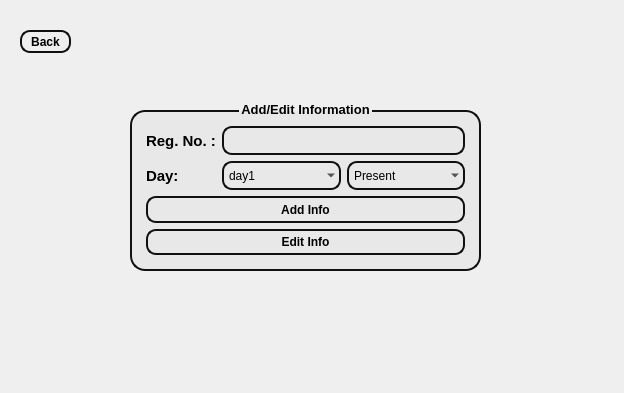
<?xml version="1.0" encoding="UTF-8"?>
<ui version="4.0">
 <class>attendance_add_edit</class>
 <widget class="QMainWindow" name="attendance_add_edit">
  <property name="geometry">
   <rect>
    <x>0</x>
    <y>0</y>
    <width>624</width>
    <height>393</height>
   </rect>
  </property>
  <property name="windowTitle">
   <string>MainWindow</string>
  </property>
  <property name="styleSheet">
   <string notr="true">QGroupBox {
    border: 2px solid rgb(16, 16, 16);
    border-radius: 15px;
    margin-top: 10px; 
    background-color:rgb(232, 232, 232);
    padding: 5px;
 
}

</string>
  </property>
  <widget class="QWidget" name="centralwidget">
   <widget class="QGroupBox" name="groupBox">
    <property name="geometry">
     <rect>
      <x>130</x>
      <y>100</y>
      <width>351</width>
      <height>171</height>
     </rect>
    </property>
    <property name="font">
     <font>
      <pointsize>10</pointsize>
      <bold>true</bold>
     </font>
    </property>
    <property name="title">
     <string>Add/Edit Information</string>
    </property>
    <property name="alignment">
     <set>Qt::AlignmentFlag::AlignCenter</set>
    </property>
    <layout class="QVBoxLayout" name="verticalLayout_4">
     <item>
      <layout class="QVBoxLayout" name="verticalLayout_3">
       <item>
        <layout class="QHBoxLayout" name="horizontalLayout_2">
         <item>
          <layout class="QVBoxLayout" name="verticalLayout">
           <item>
            <widget class="QLabel" name="label">
             <property name="font">
              <font>
               <pointsize>11</pointsize>
               <bold>true</bold>
              </font>
             </property>
             <property name="text">
              <string>Reg. No. :</string>
             </property>
            </widget>
           </item>
           <item>
            <widget class="QLabel" name="label_3">
             <property name="font">
              <font>
               <pointsize>11</pointsize>
               <bold>true</bold>
              </font>
             </property>
             <property name="text">
              <string>Day: </string>
             </property>
            </widget>
           </item>
          </layout>
         </item>
         <item>
          <layout class="QVBoxLayout" name="verticalLayout_2">
           <item>
            <widget class="QLineEdit" name="lineEdit_regno">
             <property name="styleSheet">
              <string notr="true">QLineEdit{
    border: 2px solid rgb(16, 16, 16);
    border-radius: 10px; 
    background-color: rgb(255, 255, 255,0);
    min-width: 8px; 
    min-height: 8px;
    padding: 5px;
    margin: 0px;
}
</string>
             </property>
             <property name="text">
              <string/>
             </property>
            </widget>
           </item>
           <item>
            <layout class="QHBoxLayout" name="horizontalLayout">
             <item>
              <widget class="QComboBox" name="comboBox_day">
               <property name="styleSheet">
                <string notr="true">QComboBox{
    border: 2px solid rgb(16, 16, 16);
    border-radius: 10px; 
    background-color:rgb(255, 255, 255,0);
    min-width: 9px; 
    min-height: 9px; 
    padding: 5px; 
    margin: 0px; 
}
</string>
               </property>
               <item>
                <property name="text">
                 <string>day1</string>
                </property>
               </item>
               <item>
                <property name="text">
                 <string>day2</string>
                </property>
               </item>
               <item>
                <property name="text">
                 <string>day3</string>
                </property>
               </item>
               <item>
                <property name="text">
                 <string>day4</string>
                </property>
               </item>
               <item>
                <property name="text">
                 <string>day5</string>
                </property>
               </item>
               <item>
                <property name="text">
                 <string>day6</string>
                </property>
               </item>
               <item>
                <property name="text">
                 <string>day7</string>
                </property>
               </item>
               <item>
                <property name="text">
                 <string>day8</string>
                </property>
               </item>
               <item>
                <property name="text">
                 <string>day9</string>
                </property>
               </item>
               <item>
                <property name="text">
                 <string>day10</string>
                </property>
               </item>
               <item>
                <property name="text">
                 <string>day11</string>
                </property>
               </item>
               <item>
                <property name="text">
                 <string>day12</string>
                </property>
               </item>
               <item>
                <property name="text">
                 <string>day13</string>
                </property>
               </item>
               <item>
                <property name="text">
                 <string>day14</string>
                </property>
               </item>
               <item>
                <property name="text">
                 <string>day15</string>
                </property>
               </item>
               <item>
                <property name="text">
                 <string>day16</string>
                </property>
               </item>
               <item>
                <property name="text">
                 <string>day17</string>
                </property>
               </item>
               <item>
                <property name="text">
                 <string>day18</string>
                </property>
               </item>
               <item>
                <property name="text">
                 <string>day19</string>
                </property>
               </item>
               <item>
                <property name="text">
                 <string>day20</string>
                </property>
               </item>
               <item>
                <property name="text">
                 <string>day21</string>
                </property>
               </item>
               <item>
                <property name="text">
                 <string>day22</string>
                </property>
               </item>
               <item>
                <property name="text">
                 <string>day23</string>
                </property>
               </item>
               <item>
                <property name="text">
                 <string>day24</string>
                </property>
               </item>
               <item>
                <property name="text">
                 <string>day25</string>
                </property>
               </item>
               <item>
                <property name="text">
                 <string>day26</string>
                </property>
               </item>
               <item>
                <property name="text">
                 <string>day27</string>
                </property>
               </item>
               <item>
                <property name="text">
                 <string>day28</string>
                </property>
               </item>
               <item>
                <property name="text">
                 <string>day29</string>
                </property>
               </item>
               <item>
                <property name="text">
                 <string>day30</string>
                </property>
               </item>
              </widget>
             </item>
             <item>
              <widget class="QComboBox" name="comboBox_day_value">
               <property name="styleSheet">
                <string notr="true">QComboBox{
    border: 2px solid rgb(16, 16, 16);
    border-radius: 10px; 
    background-color:rgb(255, 255, 255,0);
    min-width: 9px; 
    min-height: 9px; 
    padding: 5px; 
    margin: 0px; 
}
</string>
               </property>
               <item>
                <property name="text">
                 <string>Present</string>
                </property>
               </item>
               <item>
                <property name="text">
                 <string>Absent</string>
                </property>
               </item>
              </widget>
             </item>
            </layout>
           </item>
          </layout>
         </item>
        </layout>
       </item>
       <item>
        <widget class="QPushButton" name="pushButton_add">
         <property name="font">
          <font>
           <bold>true</bold>
          </font>
         </property>
         <property name="styleSheet">
          <string notr="true">QPushButton {
    border: 2px solid rgb(16, 16, 16);
    border-radius: 10px; 
    background-color:rgb(255, 255, 255,0);
    min-width: 9px; 
    min-height: 9px; 
    padding: 5px; 
    margin: 0px; 
}
</string>
         </property>
         <property name="text">
          <string>Add Info</string>
         </property>
        </widget>
       </item>
       <item>
        <widget class="QPushButton" name="pushButton_edit">
         <property name="font">
          <font>
           <bold>true</bold>
          </font>
         </property>
         <property name="styleSheet">
          <string notr="true">QPushButton {
    border: 2px solid rgb(16, 16, 16);
    border-radius: 10px; 
    background-color:rgb(255, 255, 255,0);
    min-width: 9px; 
    min-height: 9px; 
    padding: 5px; 
    margin: 0px; 
}
</string>
         </property>
         <property name="text">
          <string>Edit Info</string>
         </property>
        </widget>
       </item>
      </layout>
     </item>
    </layout>
   </widget>
   <widget class="QPushButton" name="pushButton_back_2">
    <property name="geometry">
     <rect>
      <x>20</x>
      <y>30</y>
      <width>51</width>
      <height>23</height>
     </rect>
    </property>
    <property name="font">
     <font>
      <bold>true</bold>
     </font>
    </property>
    <property name="styleSheet">
     <string notr="true">QPushButton {
    border: 2px solid rgb(16, 16, 16);
    border-radius: 10px; 
    background-color:rgb(255, 255, 255,0);
    min-width: 9px; 
    min-height: 9px; 
    padding: 5px; 
    margin: 0px; 
}
</string>
    </property>
    <property name="text">
     <string>Back</string>
    </property>
   </widget>
  </widget>
 </widget>
 <resources/>
 <connections/>
</ui>
